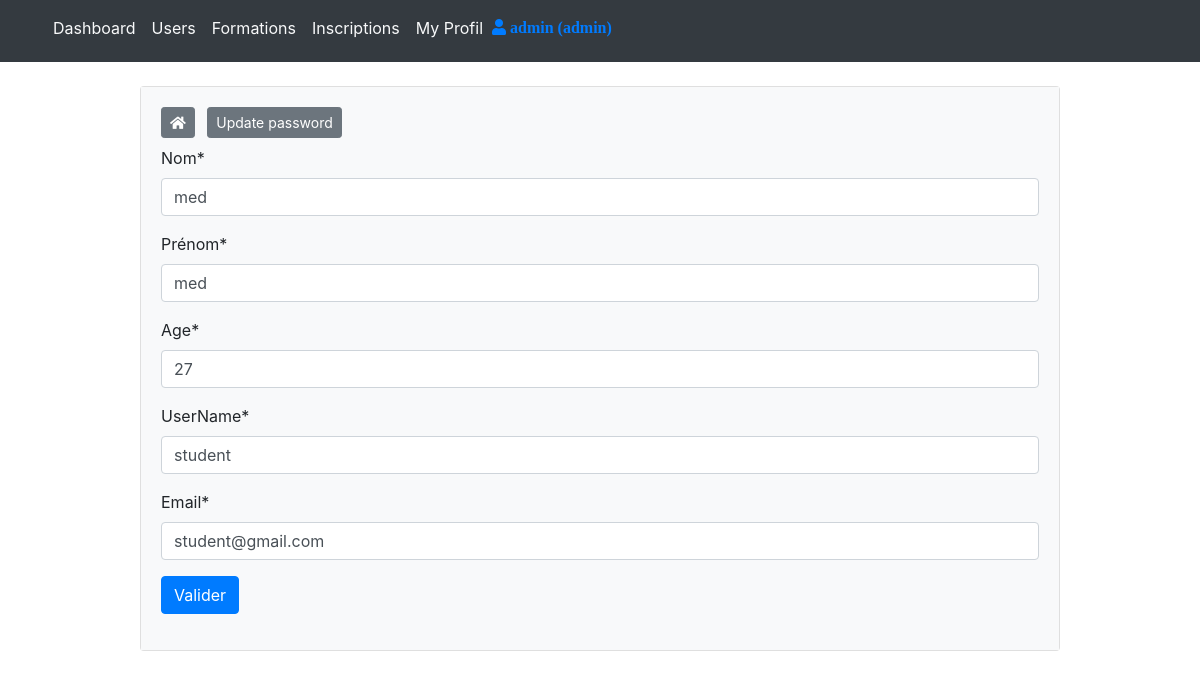
The app's page /myProfil (signed in) with its own data.
### tables this page shows
CREATE TABLE IF NOT EXISTS `users` (
  `id` INT NOT NULL AUTO_INCREMENT,
  `nom` VARCHAR(45) NULL,
  `prenom` VARCHAR(45) NULL,
  `age` INT NULL,
  `compte_id` INT NOT NULL,
  PRIMARY KEY (`id`),
  INDEX `fk_user_comptes_idx` (`compte_id` ASC),
  CONSTRAINT `fk_user_comptes`
    FOREIGN KEY (`compte_id`)
    REFERENCES `comptes` (`id`)
    ON DELETE CASCADE
    ON UPDATE CASCADE);

CREATE TABLE IF NOT EXISTS `comptes` (
  `id` INT NOT NULL AUTO_INCREMENT,
  `name` VARCHAR(45) NULL,
  `email` VARCHAR(45) NOT NULL,
  `password` VARCHAR(105) NOT NULL,
  `role` VARCHAR(45) NOT NULL,
  `created_at` TIMESTAMP DEFAULT CURRENT_TIMESTAMP,
  PRIMARY KEY (`id`),
  UNIQUE INDEX `email_UNIQUE`(`email` ASC));

### controllers/HomeController.php (called while the page is built)
<?php
class HomeController{
	public function index($page){
		include('views/'.$page.'.php');
	}
}

### autoload.php (called while the page is built, shortened)
<?php
function autoload($class_name)
{
	$array_paths = array(
		'database/',
		'app/classes/',
		'models/',
		'controllers/'
	);
	$parts = explode('\\', $class_name);
	$name = array_pop($parts);
	foreach ($array_paths as $path) {
		$file = sprintf($path . '%s.php', $name);
	}
}

### database/DB.php (called while the page is built)
<?php
class DB{
	static public function connect(){
		$db = new PDO("mysql:host=localhost;dbname=php_mvc","root","");
		$db->exec("set names utf8");
		$db->setAttribute(PDO::ATTR_ERRMODE,PDO::ERRMODE_WARNING);
		return $db;
	}
}

### models/User.php (called while the page is built, shortened)
<?php
class User
{
	static public function getProfilUser($data)
	{
		$id = $data;
		try {
			$query = 'SELECT *,
			            users.id as id,
			            users.nom as nom,
			            users.prenom as prenom,
			            users.age as age,
			            comptes.name as name,
			            comptes.role as role,
			            comptes.email as email,
			            comptes.created_at as created_at
			            FROM users
			            INNER JOIN comptes
			            ON comptes.id = users.compte_id
			            WHERE users.id=:id';
			$stmt = DB::connect()->prepare($query);
			$stmt->execute(array(":id" => $id));
			$user = $stmt->fetch(PDO::FETCH_OBJ);
			return $user;
		} catch (PDOException $ex) {
			echo 'erreur' . $ex->getMessage();
		}
	}
}

### controllers/UsersController.php (called while the page is built, shortened)
<?php
class UsersController
{
	public function getProfilUser()
	{
		$user = User::getProfilUser($_SESSION['id']);
		return $user;
	}
}

### views/users/myProfil.php (the view, shortened to what this page needs)
<?php
require_once './views/includes/navbar.php';
$exitUser = new UsersController();
$user = $exitUser->getProfilUser();
?>
<div class="container">
	<div class="row my-4">
		<div class="col-md-10 mx-auto">
			<div class="card">
				<div class="card-body bg-light">
					<a href="<?php echo BASE_URL . 'dashboard'; ?>" class="btn btn-sm btn-secondary mr-2 mb-2">
						<i class="fas fa-home"></i>
					</a>
					<a href="<?php echo BASE_URL . 'updatePassword'; ?>" class="btn btn-sm btn-secondary mr-2 mb-2">
						<span>Update password</span>
					</a>
					<form method="post">
						<div class="form-group">
							<label for="nom">Nom*</label>
							<input type="text" name="nom" class="form-control" placeholder="Nom" value="<?php echo $user->nom; ?>">
						</div>
						<div class="form-group">
							<label for="prenom">Prénom*</label>
							<input type="text" name="prenom" class="form-control" placeholder="Prénom" value="<?php echo $user->prenom; ?>">
						</div>
						<div class="form-group">
							<label for="age">Age*</label>
							<input type="text" name="age" class="form-control" placeholder="Age" value="<?php echo $user->age; ?>">
						</div>
						<div class="form-group">
							<label for="name">UserName*</label>
							<input type="text" name="name" class="form-control" placeholder="UserName" value="<?php echo $user->name; ?>">
						</div>
						<div class="form-group">
							<label for="email">Email*</label>
							<input type="text" name="email" class="form-control" placeholder="Email" value="<?php echo $user->email; ?>">
						</div>
						<div class="form-group">
							<button type="submit" class="btn btn-primary" name="submit">Valider</button>
						</div>
					</form>
				</div>
			</div>
		</div>
	</div>
</div>

### records on screen
users: nom "med", prenom "med", age "27", name "student", email "student@gmail.com"

### other values on screen
$_SESSION['name'] "admin"
$_SESSION['role'] "admin"
